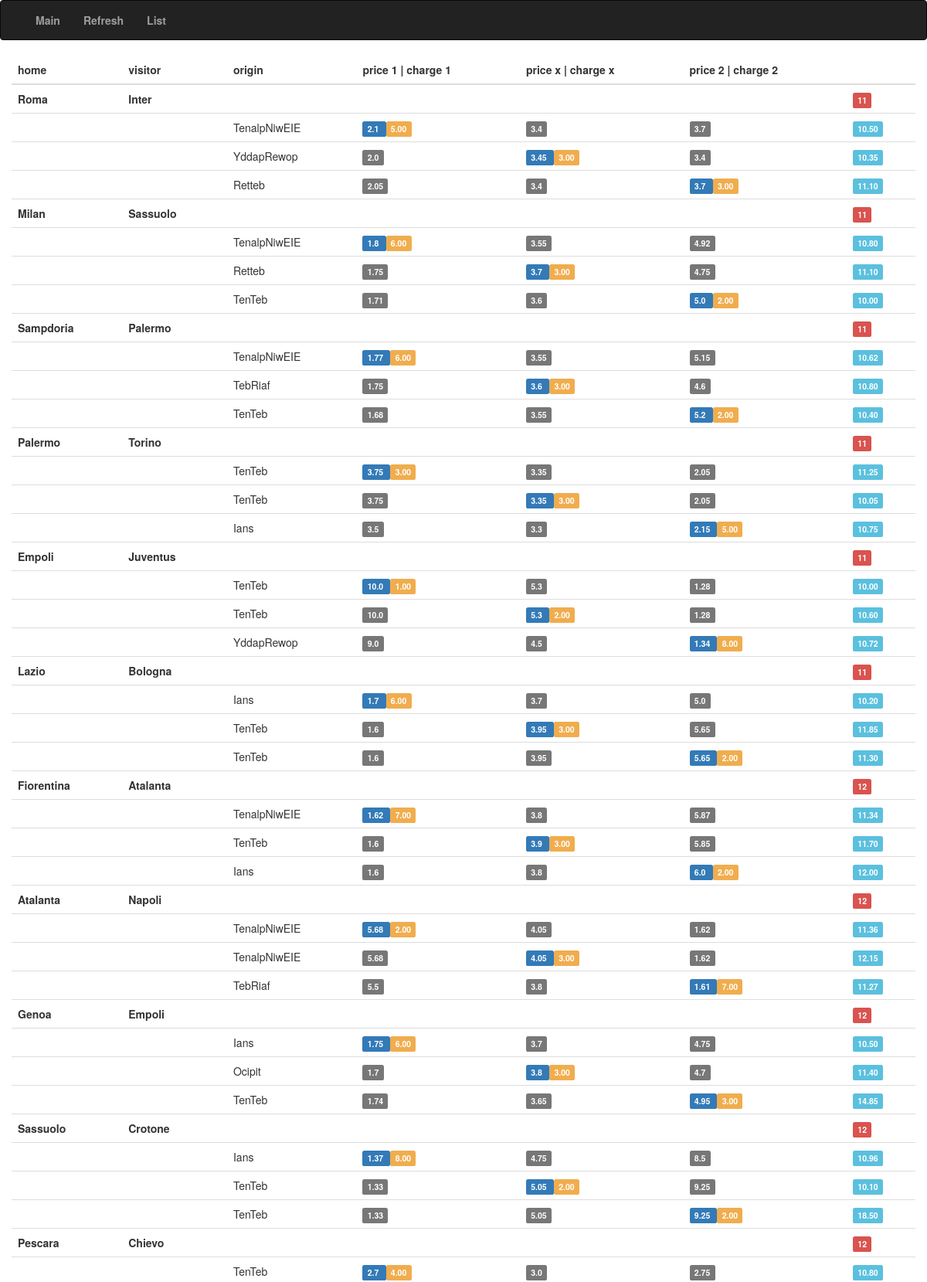
/visualizer/ (upper part), run on the app's committed database.
### retriever/models.py (models this page shows, shortened)
class Match(models.Model):
    origin = models.CharField(max_length=255)
    datetime = models.DateTimeField()
    home = models.CharField(max_length=255)
    visitor = models.CharField(max_length=255)
    price_1 = models.FloatField()
    price_x = models.FloatField()
    price_2 = models.FloatField()

### visualizer/views.py (the view)
def index(request):
    context = {'data': present_data(), 'payment': PAYMENT}
    return render(request, 'index.html', context)

### visualizer/views.py (called while the page is built)
def is_present(datum, data):
    for d in data:
        if d["home"] == datum["home"] and d["visitor"] == datum["visitor"] and d["datetime"] == datum["datetime"]:
            return True
    return False

### visualizer/templates/index.html (shortened to what this page needs)
{% load static %}
<!DOCTYPE html>
<html lang="en">
  <head>
    <link href="{% static 'bootstrap/dist/css/bootstrap.min.css' %}" rel="stylesheet">
  </head>
  <body>
    {% include "navbar.html" %}
    <div class="col-lg-12">
        <table class="table">
          <thead>
              <tr>
                  <th>home</th>
                  <th>visitor</th>
                  <th>origin</th>
                  <th>price 1 | charge 1</th>
                  <th>price x | charge x</th>
                  <th>price 2 | charge 2</th>
                  <th></th>
              </tr>
          </thead>
          <tbody>
          {% for datum in data %}
                <tr>
                    <td><b>{{ datum.home }}</b></td>
                    <td><b>{{ datum.visitor }}</b></td>
                    <td></td>
                    <td></td>
                    <td></td>
                    <td></td>
                    <td>
                        {% if datum.total_cost < datum.min_gain %}
                        <span class="label label-success">
                        {% else %}
                        <span class="label label-danger">
                        {% endif %}
                            {{ datum.total_cost }}
                        </span>
                    </td>
                </tr>
            {% for record in datum.matches %}
                <tr>
                    <td></td>
                    <td></td>
                    <td>{{ record.origin }}</td>
                    <td>
                        {% if forloop.counter0 == datum.match_1_max %}
                            <span class="label label-primary">
                                {{ record.price_1 }}
                            </span>
                            <span class="label label-warning">{{ datum.cost_1|floatformat:2 }}</span>
                        {% else %}
                            <span class="label label-default">
                                {{ record.price_1 }}
                            </span>
                        {% endif %}
                    </td>
                    <td>
                        {% if forloop.counter0 == datum.match_x_max %}
                            <span class="label label-primary">
                                {{ record.price_x }}
                            </span>
                            <span class="label label-warning">{{ datum.cost_x|floatformat:2 }}</span>
                        {% else %}
                            <span class="label label-default">
                                {{ record.price_x }}
                            </span>
                        {% endif %}
                    </td>
                    <td>
                        {% if forloop.counter0 == datum.match_2_max %}
                            <span class="label label-primary">
                                {{ record.price_2 }}
                            </span>
                            <span class="label label-warning">{{ datum.cost_2|floatformat:2 }}</span>
                        {% else %}
                            <span class="label label-default">
                                {{ record.price_2 }}
                            </span>
                        {% endif %}
                    </td>
                    <td>
                        {% if forloop.counter0 == datum.match_1_max %}
                                <span class="label label-info">
                                    {{ datum.gain_1 |floatformat:2 }}
                                </span>
                        {% endif %}
                        {% if forloop.counter0 == datum.match_x_max %}
                                <span class="label label-info">
                                    {{ datum.gain_x |floatformat:2 }}
                                </span>
                        {% endif %}
                        {% if forloop.counter0 == datum.match_2_max %}
                                <span class="label label-info">
                                    {{ datum.gain_2 |floatformat:2 }}
                                </span>
                        {% endif%}
                    </td>
                </tr>
            {% endfor %}
          {% endfor %}
          </tbody>
      </table>
    </div>
  </body>
</html>

### visualizer/templates/navbar.html (shortened to what this page needs)
<nav class="navbar navbar-inverse">
  <div class="container-fluid">
    <div class="collapse navbar-collapse" id="bs-example-navbar-collapse-1">
      <ul class="nav navbar-nav">
        <li><a href={% url 'public_page' %} ><b>Main</b></a></li>
        <li><a href={% url 'refreshed_page' %}><b>Refresh</b></a></li>
        <li><a href={% url 'listed_page' %}><b>List</b></a></li>
      </ul>
    </div>
  </div>
</nav>

### data on the page
Match: home "Roma", visitor "Inter", origin "Retteb", price_1 "2.05", price_x "3.4", price_2 "3.7", cost_2 "3.00", gain_2 "11.10"
Match: origin "TenalpNiwEIE", price_1 "2.1", cost_1 "5.00", price_x "3.4", price_2 "3.7", gain_1 "10.50"
Match: origin "YddapRewop", price_1 "2.0", price_x "3.45", cost_x "3.00", price_2 "3.4", gain_x "10.35"
Match: home "Milan", visitor "Sassuolo", origin "Retteb", price_1 "1.75", price_x "3.7", cost_x "3.00", price_2 "4.75", gain_x "11.10"
Match: origin "TenalpNiwEIE", price_1 "1.8", cost_1 "6.00", price_x "3.55", price_2 "4.92", gain_1 "10.80"
Match: origin "TenTeb", price_1 "1.71", price_x "3.6", price_2 "5.0", cost_2 "2.00", gain_2 "10.00"
Match: home "Sampdoria", visitor "Palermo"
Match: origin "TenalpNiwEIE", price_1 "1.77", cost_1 "6.00", price_x "3.55", price_2 "5.15", gain_1 "10.62"
Match: origin "TebRiaf", price_1 "1.75", price_x "3.6", cost_x "3.00", price_2 "4.6", gain_x "10.80"
Match: origin "TenTeb", price_1 "1.68", price_x "3.55", price_2 "5.2", cost_2 "2.00", gain_2 "10.40"
Match: home "Palermo", visitor "Torino", origin "Ians", price_1 "3.5", price_x "3.3", price_2 "2.15", cost_2 "5.00", gain_2 "10.75"
Match: origin "TenTeb", price_1 "3.75", cost_1 "3.00", price_x "3.35", price_2 "2.05", gain_1 "11.25", cost_x "3.00", gain_x "10.05"
Match: home "Empoli", visitor "Juventus"
Match: origin "TenTeb", price_1 "10.0", cost_1 "1.00", price_x "5.3", price_2 "1.28", gain_1 "10.00", cost_x "2.00", gain_x "10.60"
Match: origin "YddapRewop", price_1 "9.0", price_x "4.5", price_2 "1.34", cost_2 "8.00", gain_2 "10.72"
Match: home "Lazio", visitor "Bologna", origin "Ians", price_1 "1.7", cost_1 "6.00", price_x "3.7", price_2 "5.0", gain_1 "10.20"
Match: origin "TenTeb", price_1 "1.6", price_x "3.95", cost_x "3.00", price_2 "5.65", gain_x "11.85", cost_2 "2.00", gain_2 "11.30"
Match: home "Fiorentina", visitor "Atalanta", origin "Ians", price_1 "1.6", price_x "3.8", price_2 "6.0", cost_2 "2.00", gain_2 "12.00"
Match: origin "TenalpNiwEIE", price_1 "1.62", cost_1 "7.00", price_x "3.8", price_2 "5.87", gain_1 "11.34"
Match: origin "TenTeb", price_1 "1.6", price_x "3.9", cost_x "3.00", price_2 "5.85", gain_x "11.70"
Match: home "Atalanta", visitor "Napoli"
Match: origin "TenalpNiwEIE", price_1 "5.68", cost_1 "2.00", price_x "4.05", price_2 "1.62", gain_1 "11.36", cost_x "3.00", gain_x "12.15"
Match: origin "TebRiaf", price_1 "5.5", price_x "3.8", price_2 "1.61", cost_2 "7.00", gain_2 "11.27"
Match: home "Genoa", visitor "Empoli", origin "Ians", price_1 "1.75", cost_1 "6.00", price_x "3.7", price_2 "4.75", gain_1 "10.50"
Match: origin "Ocipit", price_1 "1.7", price_x "3.8", cost_x "3.00", price_2 "4.7", gain_x "11.40"
Match: origin "TenTeb", price_1 "1.74", price_x "3.65", price_2 "4.95", cost_2 "3.00", gain_2 "14.85"
Match: home "Sassuolo", visitor "Crotone", origin "Ians", price_1 "1.37", cost_1 "8.00", price_x "4.75", price_2 "8.5", gain_1 "10.96"
Match: origin "TenTeb", price_1 "1.33", price_x "5.05", cost_x "2.00", price_2 "9.25", gain_x "10.10", cost_2 "2.00", gain_2 "18.50"
Match: home "Pescara", visitor "Chievo"
Match: origin "TenTeb", price_1 "2.7", cost_1 "4.00", price_x "3.0", price_2 "2.75", gain_1 "10.80"

### other printed values
{{ datum.total_cost }} "11" "11" "11" "11" "11" "11" "12" "12" "12" "12" "12"
